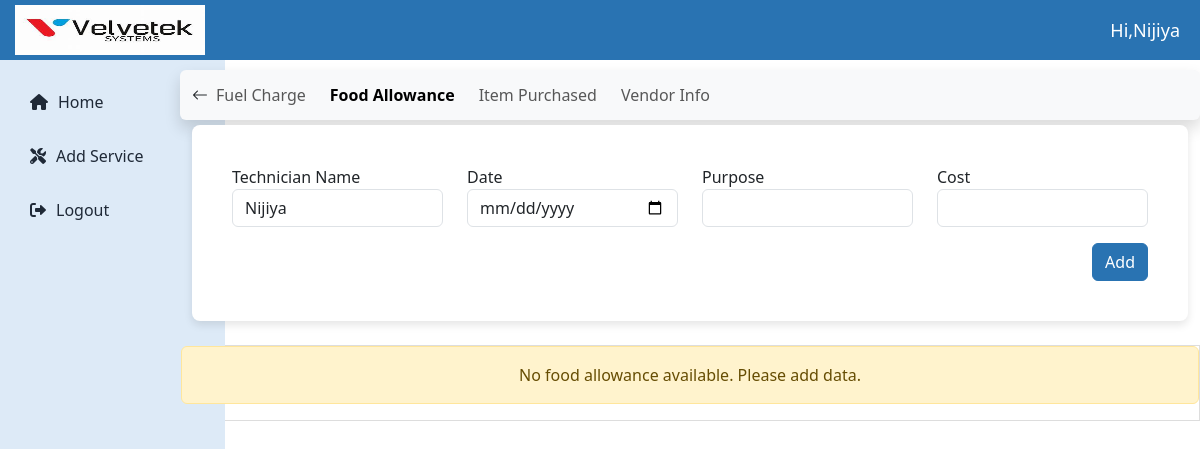
/technician/foodallowance/25/ (signed in), run on an earlier commit of the app's database.
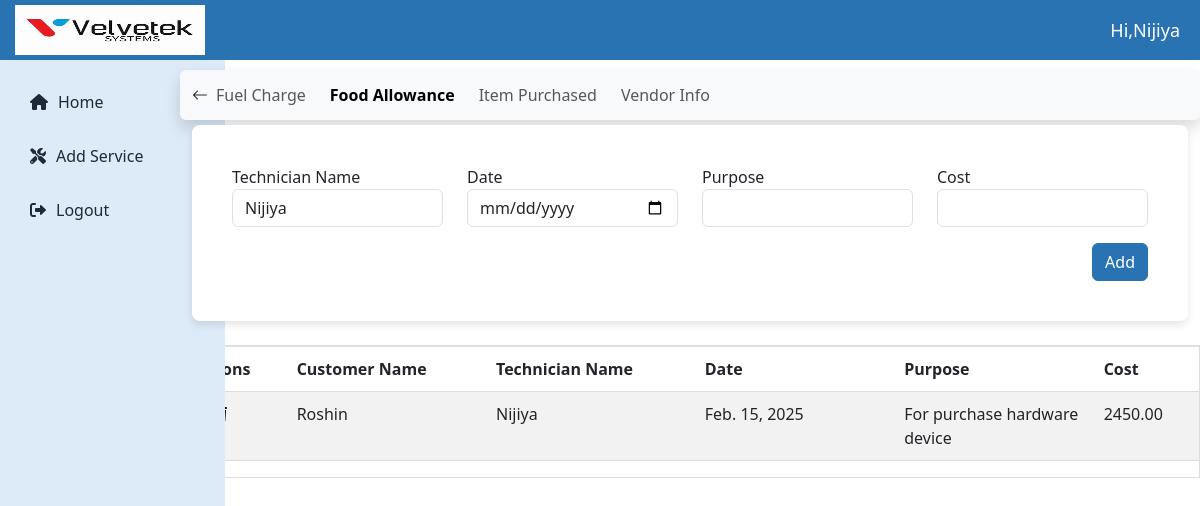
And on a later commit of the database.
### technicianapp/models.py (models this page shows)
class FoodAllowance(models.Model):
    technician_name = models.CharField(max_length=100)
    date = models.DateField()
    purpose = models.TextField()
    cost = models.DecimalField(max_digits=10, decimal_places=2)
    apply = models.ForeignKey(Apply, on_delete=models.CASCADE,related_name='food_allowances',blank=True,null=True)
    customer_name = models.CharField(max_length=225)
    issue = models.TextField()

### technicianapp/views.py (the view, shortened to what this page needs)
# urls.py: path('foodallowance/<int:apply_id>/',views.foodallowance,name='food_allowance'),
def foodallowance(request, apply_id):
    try:
        apply_instance = Apply.objects.get(id=apply_id)
    except Apply.DoesNotExist:
        messages.error(request, "Apply instance not found.")
        return redirect('apply_list')
    food_allowances = FoodAllowance.objects.filter(apply=apply_instance)
    context = {
        'apply': apply_instance,
        'food_allowances': food_allowances,
        'technician_name': request.user.get_full_name() or request.user.username,
    }
    return render(request, 'food_allowance.html', context)

### templates/food_allowance.html (shortened to what the changed rows need)
{% extends 'technician_dashboard.html' %}
{% block content %}
                    <div class="table-responsive mt-4 " style="max-width: 85%; margin-top: 5px; margin-left: auto;">
                      {% if food_allowances %}
                        <table id="basic-datatables" class="table table-striped table-bordered">
                            <thead>
                                <tr>
                                    <th scope="col">Actions</th>
                                    <th scope="col">Customer Name</th>
                                    <th scope="col">Technician Name</th>
                                    <th scope="col">Date</th>
                                    <th scope="col">Purpose</th>
                                    <th scope="col">Cost</th>
                                </tr>
                            </thead>
                            <tbody>
                                {% for d in food_allowances %}
                                <tr>
                                    <td>
                                        <div style="display: flex; align-items: center;">
                                            <a href="{% url 'update_food_allowance' d.id %}" class="edit-foodallowance-btn" data-bs-toggle="modal" data-bs-target="#updateFoodAllowanceModal{{ d.id }}">
                                            </a>
                                            <form action="{% url 'update_food_allowance' d.id %}" method="post" style="display: inline;">
                                                <button type="button" class="icon-link delete-icon" title="Delete" data-bs-toggle="modal" data-bs-target="#deleteFoodAllowanceModal{{ d.id }}">
                                                </button>
                                            </form>
                                        </div>
                                    </td>
                                    <td>{{ d.customer_name }}</td>
                                    <td>{{ d.technician_name }}</td>
                                    <td>{{ d.date }}</td>
                                    <td>{{ d.purpose }}</td>
                                    <td>{{ d.cost }}</td>
                                    </tr>
                                {% endfor %}
                            </tbody>
                        </table>
                        {% else %}
<div class="alert alert-warning text-center ">
    No food allowance available. Please add data.
</div>
{% endif %}
                    </div>
{% endblock %}

What changed in the data, as far as the page shows it:
added FoodAllowance: customer_name "Roshin", technician_name "Nijiya", date "Feb. 15, 2025", purpose "For purchase hardware device", cost "2450.00"
Also different on the page:
text no longer shown: "No food allowance available. Please add data."
text now shown: "Customer Name Technician Name Date Purpose Cost"
